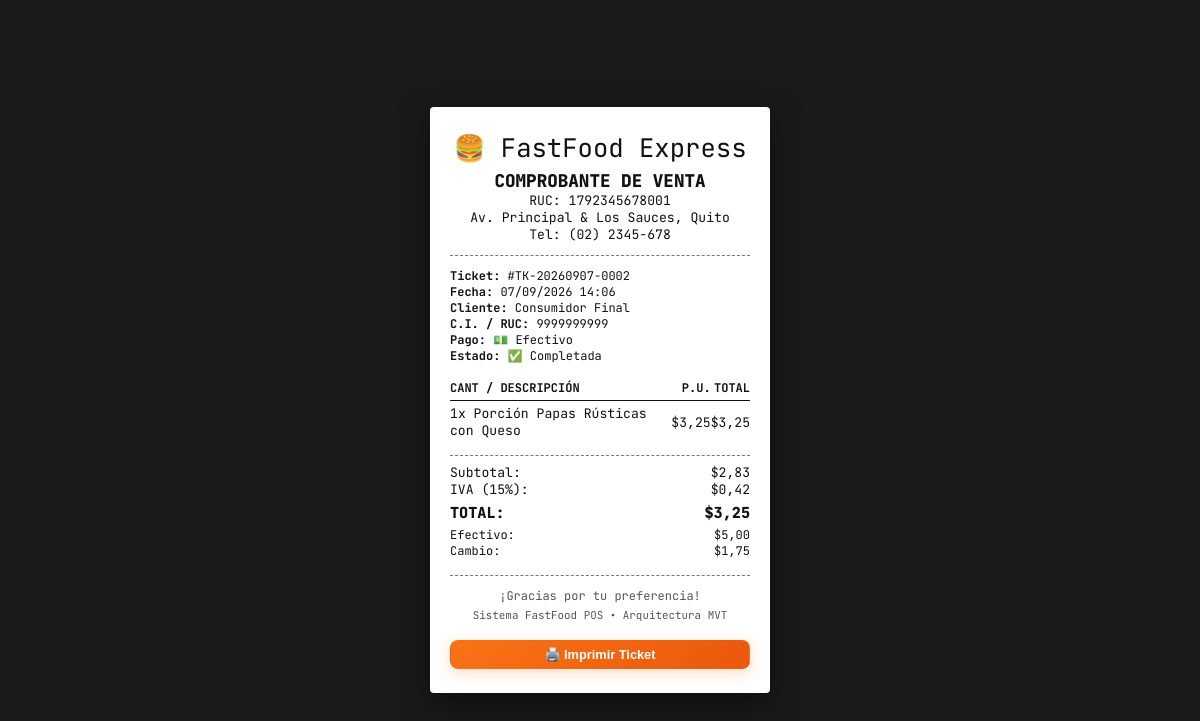
Page /ventas/2/ticket/ on the committed database.
### inventory_sales/models.py (models this page shows, shortened)
class Venta(models.Model):
    METODOS_PAGO = [
        ('EFECTIVO', '💵 Efectivo'),
        ('TARJETA', '💳 Tarjeta de Débito/Crédito'),
        ('TRANSFERENCIA', '📱 Transferencia / QR'),
    ]
    ESTADOS_VENTA = [
        ('COMPLETADA', '✅ Completada'),
        ('ANULADA', '❌ Anulada'),
    ]
    numero_ticket = models.CharField(max_length=30, unique=True, verbose_name="N° Ticket / Factura")
    cliente_nombre = models.CharField(max_length=150, default="Consumidor Final", verbose_name="Nombre del Cliente")
    cliente_identificacion = models.CharField(max_length=20, default="9999999999", verbose_name="RUC / Cédula")
    metodo_pago = models.CharField(max_length=20, choices=METODOS_PAGO, default='EFECTIVO', verbose_name="Método de Pago")
    monto_recibido = models.DecimalField(max_digits=10, decimal_places=2, default=0.00, verbose_name="Monto Recibido ($)")
    cambio = models.DecimalField(max_digits=10, decimal_places=2, default=0.00, verbose_name="Cambio ($)")
    subtotal = models.DecimalField(max_digits=10, decimal_places=2, default=0.00, verbose_name="Subtotal ($)")
    iva = models.DecimalField(max_digits=10, decimal_places=2, default=0.00, verbose_name="IVA (15%) ($)")
    total = models.DecimalField(max_digits=10, decimal_places=2, default=0.00, verbose_name="Total ($)")
    estado = models.CharField(max_length=20, choices=ESTADOS_VENTA, default='COMPLETADA', verbose_name="Estado")
    observaciones = models.TextField(blank=True, verbose_name="Observaciones / Nota")
    creado_en = models.DateTimeField(auto_now_add=True, verbose_name="Fecha y Hora")
    class Meta:
        verbose_name = "Venta"
        verbose_name_plural = "Ventas Realizadas"
        ordering = ['-creado_en']

class DetalleVenta(models.Model):
    venta = models.ForeignKey(Venta, on_delete=models.CASCADE, related_name='detalles', verbose_name="Venta")
    producto = models.ForeignKey(Producto, on_delete=models.PROTECT, related_name='ventas_detalle', verbose_name="Producto")
    cantidad = models.PositiveIntegerField(validators=[MinValueValidator(1)], verbose_name="Cantidad")
    precio_unitario = models.DecimalField(max_digits=10, decimal_places=2, verbose_name="Precio Unitario ($)")
    subtotal = models.DecimalField(max_digits=10, decimal_places=2, verbose_name="Subtotal ($)")
    class Meta:
        verbose_name = "Detalle de Venta"
        verbose_name_plural = "Detalles de Venta"

class Producto(models.Model):
    codigo = models.CharField(max_length=50, unique=True, verbose_name="Código de Producto")
    nombre = models.CharField(max_length=150, verbose_name="Nombre del Producto")
    categoria = models.ForeignKey(Categoria, on_delete=models.CASCADE, related_name='productos', verbose_name="Categoría")
    precio = models.DecimalField(
        max_digits=10,
        decimal_places=2,
        validators=[MinValueValidator(Decimal('0.01'))],
        verbose_name="Precio de Venta ($)"
    )
    costo = models.DecimalField(
        max_digits=10,
        decimal_places=2,
        default=0.00,
        validators=[MinValueValidator(Decimal('0.00'))],
        verbose_name="Costo Estimado ($)"
    )
    stock_disponible = models.PositiveIntegerField(
        default=0,
        verbose_name="Stock Disponible (Unidades)"
    )
    stock_minimo = models.PositiveIntegerField(
        default=5,
        verbose_name="Stock Mínimo de Alerta"
    )
    descripcion = models.TextField(blank=True, verbose_name="Descripción de Ingredientes / Combo")
    emoji = models.CharField(max_length=50, default="🍔", verbose_name="Emoji Representativo")
    activo = models.BooleanField(default=True, verbose_name="Disponible para Venta")
    creado_en = models.DateTimeField(auto_now_add=True, verbose_name="Fecha de Creación")
    actualizado_en = models.DateTimeField(auto_now=True, verbose_name="Última Actualización")
    class Meta:
        verbose_name = "Producto del Menú"
        verbose_name_plural = "Productos del Menú"
        ordering = ['categoria', 'nombre']

### inventory_sales/views.py (the view)
# urls.py: path('ventas/<int:pk>/ticket/', views.ticket_venta_view, name='sale_receipt'),
def ticket_venta_view(request, pk):
    venta = get_object_or_404(Venta, pk=pk)
    return render(request, 'inventory_sales/sale_receipt.html', {'venta': venta})

### templates/inventory_sales/sale_receipt.html (shortened to what this page needs)
{% load static %}
<!DOCTYPE html>
<html lang="es">
<head>
    <link rel="stylesheet" href="{% static 'css/styles.css' %}">
</head>
<body>
<div class="receipt-box">
    <div class="receipt-header">
        <div class="receipt-logo">🍔 FastFood Express</div>
        <div class="receipt-title">COMPROBANTE DE VENTA</div>
        <div>RUC: 1792345678001</div>
        <div>Av. Principal & Los Sauces, Quito</div>
        <div>Tel: (02) 2345-678</div>
    </div>
    <div style="font-size: 0.75rem; margin-bottom: 8px;">
        <div><strong>Ticket:</strong> #{{ venta.numero_ticket }}</div>
        <div><strong>Fecha:</strong> {{ venta.creado_en|date:"d/m/Y H:i" }}</div>
        <div><strong>Cliente:</strong> {{ venta.cliente_nombre }}</div>
        <div><strong>C.I. / RUC:</strong> {{ venta.cliente_identificacion }}</div>
        <div><strong>Pago:</strong> {{ venta.get_metodo_pago_display }}</div>
        <div><strong>Estado:</strong> {{ venta.get_estado_display }}</div>
    </div>
    <table class="receipt-table">
        <thead>
            <tr>
                <th>CANT / DESCRIPCIÓN</th>
                <th style="text-align: right;">P.U.</th>
                <th style="text-align: right;">TOTAL</th>
            </tr>
        </thead>
        <tbody>
            {% for d in venta.detalles.all %}
                <tr>
                    <td>{{ d.cantidad }}x {{ d.producto.nombre }}</td>
                    <td style="text-align: right;">${{ d.precio_unitario|floatformat:2 }}</td>
                    <td style="text-align: right;">${{ d.subtotal|floatformat:2 }}</td>
                </tr>
            {% endfor %}
        </tbody>
    </table>
    <div class="receipt-totals">
        <div style="display: flex; justify-content: space-between;">
            <span>Subtotal:</span>
            <span>${{ venta.subtotal|floatformat:2 }}</span>
        </div>
        <div style="display: flex; justify-content: space-between;">
            <span>IVA (15%):</span>
            <span>${{ venta.iva|floatformat:2 }}</span>
        </div>
        <div style="display: flex; justify-content: space-between; font-weight: 800; font-size: 0.95rem; margin-top: 4px;">
            <span>TOTAL:</span>
            <span>${{ venta.total|floatformat:2 }}</span>
        </div>
        {% if venta.metodo_pago == 'EFECTIVO' %}
            <div style="display: flex; justify-content: space-between; font-size: 0.75rem; margin-top: 4px;">
                <span>Efectivo:</span>
                <span>${{ venta.monto_recibido|floatformat:2 }}</span>
            </div>
            <div style="display: flex; justify-content: space-between; font-size: 0.75rem;">
                <span>Cambio:</span>
                <span>${{ venta.cambio|floatformat:2 }}</span>
            </div>
        {% endif %}
    </div>
    <div class="receipt-footer">
        <div>¡Gracias por tu preferencia!</div>
        <div style="font-size: 0.68rem; margin-top: 4px;">Sistema FastFood POS • Arquitectura MVT</div>
    </div>
    <div class="no-print" style="margin-top: 18px; text-align: center;">
        <button onclick="window.print()" class="btn btn-primary btn-sm" style="width: 100%;">🖨️ Imprimir Ticket</button>
    </div>
</div>
</body>
</html>

### static/css/styles.css (style rules this page uses)
:root { --bg-main: #0b0f19; --bg-surface: #111827; --bg-card: #1f2937; --bg-card-hover: #283548; --border-color: rgba(255, 255, 255, 0.08); --border-focus: #f97316; --primary: #f97316; --primary-hover: #ea580c; --primary-glow: rgba(249, 115, 22, 0.25); --accent: #e11d48; --accent-glow: rgba(225, 29, 72, 0.25); --success: #10b981; --warning: #f59e0b; --danger: #ef4444; --info: #3b82f6; --text-main: #f3f4f6; --text-muted: #9ca3af; --text-dim: #6b7280; --radius-sm: 8px; --radius-md: 12px; --radius-lg: 16px; --radius-full: 9999px; --shadow-sm: 0 2px 8px rgba(0, 0, 0, 0.2); --shadow-md: 0 4px 20px rgba(0, 0, 0, 0.35); --shadow-glow: 0 0 25px var(--primary-glow); --transition: all 0.25s cubic-bezier(0.4, 0, 0.2, 1); }
* { margin: 0; padding: 0; box-sizing: border-box; }
body { font-family: 'Plus Jakarta Sans', -apple-system, BlinkMacSystemFont, sans-serif; background-color: var(--bg-main); color: var(--text-main); min-height: 100vh; display: flex; overflow-x: hidden; }
.btn { display: inline-flex; align-items: center; justify-content: center; gap: 8px; padding: 9px 18px; border-radius: var(--radius-md); font-size: 0.9rem; font-weight: 600; text-decoration: none; cursor: pointer; border: 1px solid transparent; transition: var(--transition); }
.btn-primary { background: linear-gradient(135deg, var(--primary), #ea580c); color: #fff; box-shadow: 0 4px 14px var(--primary-glow); }
.btn-sm { padding: 6px 12px; font-size: 0.8rem; border-radius: var(--radius-sm); }
.receipt-box { background: #fff; color: #111; font-family: 'JetBrains Mono', monospace; width: 340px; margin: 0 auto; padding: 24px 20px; border-radius: 4px; box-shadow: 0 10px 30px rgba(0, 0, 0, 0.5); font-size: 0.82rem; }
.receipt-header { text-align: center; border-bottom: 1px dashed #777; padding-bottom: 12px; margin-bottom: 12px; }
.receipt-logo { font-size: 1.6rem; margin-bottom: 4px; }
.receipt-title { font-size: 1.1rem; font-weight: 800; }
.receipt-table { width: 100%; margin: 12px 0; border-collapse: collapse; }
.receipt-table th { border-bottom: 1px solid #111; padding: 4px 0; font-size: 0.75rem; text-align: left; }
.receipt-table td { padding: 4px 0; }
.receipt-totals { border-top: 1px dashed #777; padding-top: 8px; margin-top: 8px; }
.receipt-footer { text-align: center; margin-top: 16px; font-size: 0.75rem; color: #555; border-top: 1px dashed #777; padding-top: 12px; }

### templates/inventory_sales/sale_receipt.html (style rules this page uses)
body { background-color: #1a1a1a; display: flex; justify-content: center; align-items: center; min-height: 100vh; padding: 20px; }

### rows in the picture
Venta: numero_ticket "TK-20260907-0002", creado_en "07/09/2026 14:06", cliente_nombre "Consumidor Final", cliente_identificacion "9999999999", metodo_pago "💵 Efectivo", estado "✅ Completada", subtotal "2,83", iva "0,42", total "3,25", monto_recibido "5,00", cambio "1,75"
DetalleVenta: cantidad "1", producto.nombre "Porción Papas Rústicas con Queso", precio_unitario "3,25", subtotal "3,25"
